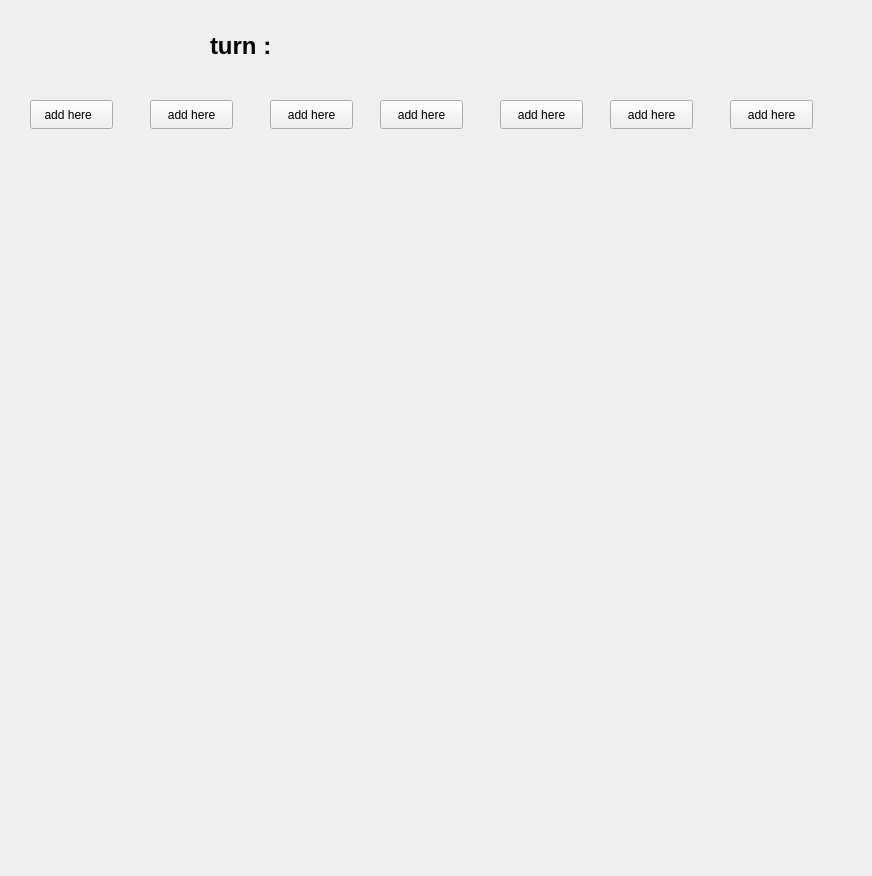
<?xml version="1.0" encoding="UTF-8"?>
<ui version="4.0">
 <class>MainWindow</class>
 <widget class="QMainWindow" name="MainWindow">
  <property name="geometry">
   <rect>
    <x>0</x>
    <y>0</y>
    <width>872</width>
    <height>876</height>
   </rect>
  </property>
  <property name="windowTitle">
   <string>MainWindow</string>
  </property>
  <widget class="QWidget" name="centralwidget">
   <widget class="QLabel" name="label">
    <property name="geometry">
     <rect>
      <x>20</x>
      <y>140</y>
      <width>840</width>
      <height>720</height>
     </rect>
    </property>
    <property name="styleSheet">
     <string notr="true"/>
    </property>
    <property name="text">
     <string/>
    </property>
   </widget>
   <widget class="QPushButton" name="pushButton_1">
    <property name="geometry">
     <rect>
      <x>30</x>
      <y>100</y>
      <width>83</width>
      <height>29</height>
     </rect>
    </property>
    <property name="text">
     <string>add here  </string>
    </property>
   </widget>
   <widget class="QPushButton" name="pushButton_2">
    <property name="geometry">
     <rect>
      <x>150</x>
      <y>100</y>
      <width>83</width>
      <height>29</height>
     </rect>
    </property>
    <property name="text">
     <string>add here</string>
    </property>
   </widget>
   <widget class="QPushButton" name="pushButton_3">
    <property name="geometry">
     <rect>
      <x>270</x>
      <y>100</y>
      <width>83</width>
      <height>29</height>
     </rect>
    </property>
    <property name="text">
     <string>add here</string>
    </property>
   </widget>
   <widget class="QPushButton" name="pushButton_4">
    <property name="geometry">
     <rect>
      <x>380</x>
      <y>100</y>
      <width>83</width>
      <height>29</height>
     </rect>
    </property>
    <property name="text">
     <string>add here</string>
    </property>
   </widget>
   <widget class="QPushButton" name="pushButton_5">
    <property name="geometry">
     <rect>
      <x>500</x>
      <y>100</y>
      <width>83</width>
      <height>29</height>
     </rect>
    </property>
    <property name="text">
     <string>add here</string>
    </property>
   </widget>
   <widget class="QPushButton" name="pushButton_6">
    <property name="geometry">
     <rect>
      <x>610</x>
      <y>100</y>
      <width>83</width>
      <height>29</height>
     </rect>
    </property>
    <property name="text">
     <string>add here</string>
    </property>
   </widget>
   <widget class="QPushButton" name="pushButton_7">
    <property name="geometry">
     <rect>
      <x>730</x>
      <y>100</y>
      <width>83</width>
      <height>29</height>
     </rect>
    </property>
    <property name="text">
     <string>add here</string>
    </property>
   </widget>
   <widget class="QLabel" name="turn">
    <property name="geometry">
     <rect>
      <x>210</x>
      <y>30</y>
      <width>191</width>
      <height>31</height>
     </rect>
    </property>
    <property name="font">
     <font>
      <pointsize>18</pointsize>
      <bold>true</bold>
     </font>
    </property>
    <property name="text">
     <string>turn :</string>
    </property>
   </widget>
   <widget class="QLabel" name="coin_ui">
    <property name="geometry">
     <rect>
      <x>430</x>
      <y>0</y>
      <width>101</width>
      <height>91</height>
     </rect>
    </property>
    <property name="text">
     <string/>
    </property>
   </widget>
  </widget>
 </widget>
 <resources/>
 <connections/>
</ui>
